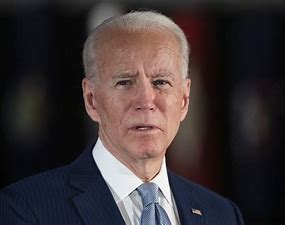
#> input picture PictureData/face_data/biden/OIP (1).jfif, 285 x 225 px; its folder holds only this picture in this run
$ python __trainning__.py
#> lines starting #> are read from the running program, lines starting #| are printed output that depends on the picture
import cv2 as cv
import numpy as np
import os

# run this first
# pip install opencv-contrib-python
people = []
features = []
labels = []
dir = "face_data"
haar_cascade = cv.CascadeClassifier("./face_detect.xml")
face_recognizer = cv.face.LBPHFaceRecognizer_create()


# ================================ Save Face Object (LABEL) ================================

def train_running():

    for i in os.listdir(r'face_data'):
        people.append(i)
#> pass 2 of the loop in train_running, `for i in os.listdir(r'face_data'):`:
    #  Read Each Of Picture In Dir
    for person in people:
        path = os.path.join(dir, person)
        label = people.index(person)
        print(path)

        for img in os.listdir(path):
            img_path = os.path.join(path, img)
            print("img_path ", img_path)
            img = cv.imread(img_path)
#> img is the input picture: shape (225, 285, 3); mean B, G, R 54.2, 52.4, 61.5
            gray = cv.cvtColor(img, cv.COLOR_BGR2GRAY)
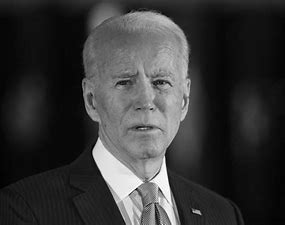
#> gray: shape (225, 285); min 0, max 255, mean 55.3

            faces_rect = haar_cascade.detectMultiScale(gray, scaleFactor=1.1, minNeighbors=3)
#> faces_rect = [[86, 38, 112, 112]]

            print(len(faces_rect))
#| 1

            for (x, y, w, h) in faces_rect:
                faces_roi = gray[y:y + h, x:x + h]
                print("face_roi = ", faces_roi)

                features.append(faces_roi)
                labels.append(label)
#> this loop made 1 pass
#> (printed output is left out)
#> pass 1, in train_running, `faces_roi = gray[y:y + h, x:x + h]`:
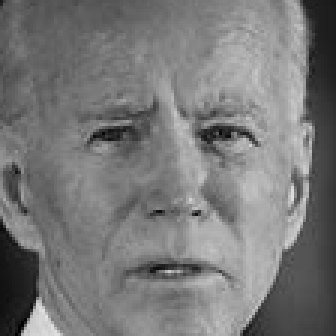
#> faces_roi: shape (112, 112) (shown 3 times larger); min 1, max 226, mean 120.2
#> after the loop, features = 1 item; labels = [0]
#> pass 2 of the loop in train_running, `for person in people:`:
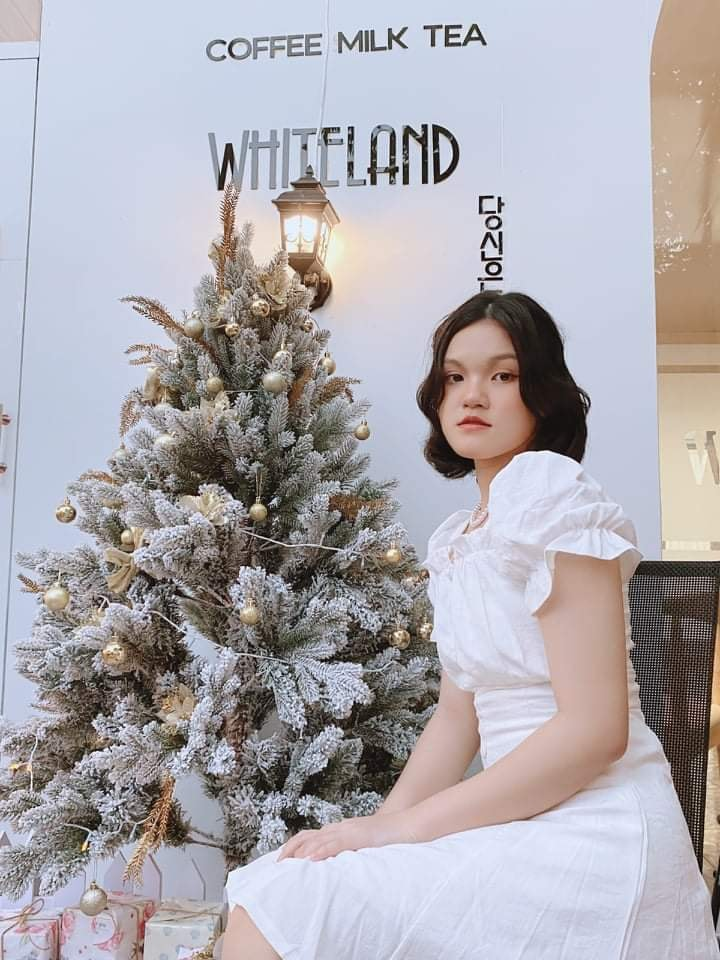
#> input picture PictureData/face_data/huynh/269973355_1325510874566615_6108988170050551682_n.jpg, 720 x 960 px
#> in train_running, img is the input picture: shape (960, 720, 3); mean B, G, R 174.8, 169.2, 172.9
#> gray: shape (960, 720)
#> faces_rect = [[82, 690, 75, 75], [423, 334, 110, 110], [140, 691, 119, 119]]
#| 3
#> the loop in train_running, `for (x, y, w, h) in faces_rect:` made 3 passes
#> (printed output is left out)
#> pass 1, in train_running, `faces_roi = gray[y:y + h, x:x + h]`:
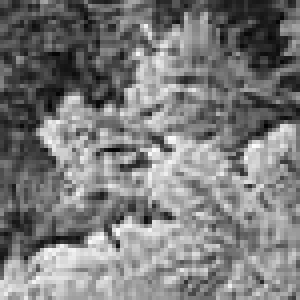
#> faces_roi: shape (75, 75) (shown 4 times larger); min 1, max 254, mean 123.2
#> pass 3, in train_running, `faces_roi = gray[y:y + h, x:x + h]`:
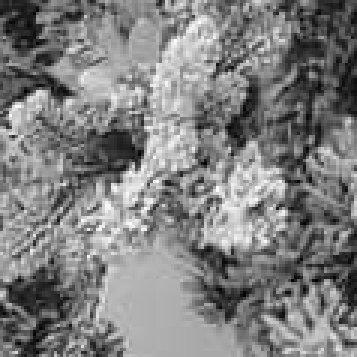
#> faces_roi: shape (119, 119) (shown 3 times larger); min 0, max 254, mean 127.4
#> after the loop in train_running, `for (x, y, w, h) in faces_rect:`: features = 4 items; labels = [0, 1, 1, 1]


# ================================ Save_Face_Reco ================================

train_running()

features = np.array(features, dtype="object")
labels = np.array(labels)

face_recognizer.train(features, labels)
face_recognizer.save("face_trained.yml")
